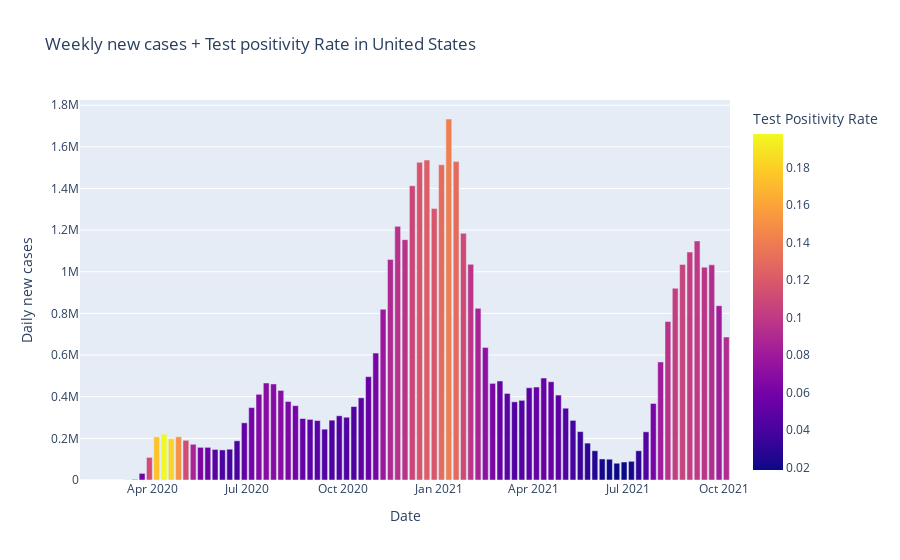

Notebook source saved alongside this figure:
### Code cell
fig = px.bar(df_filtered.resample('W', on='date').agg({'new_cases': np.sum, 'positive_rate': np.mean}).reset_index(), 
             x='date', y='new_cases', color='positive_rate',
             labels={'new_cases':'Daily new cases','date':'Date','positive_rate':'Test Positivity Rate'}, 
             title=f'Weekly new cases + Test positivity Rate in {df_filtered.location.unique()[0]}')
fig.show()
